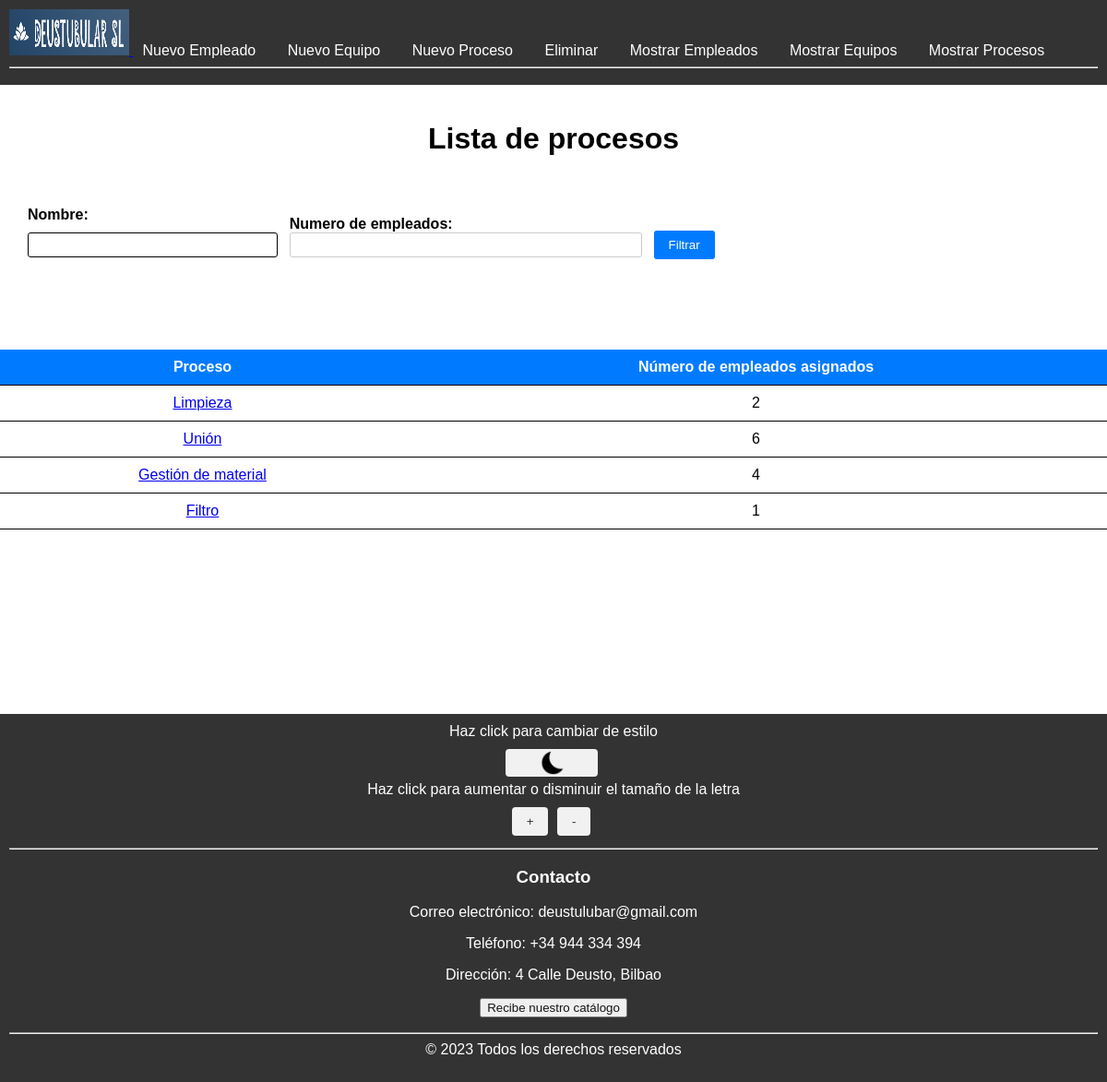
The app's page /procesos, older data.
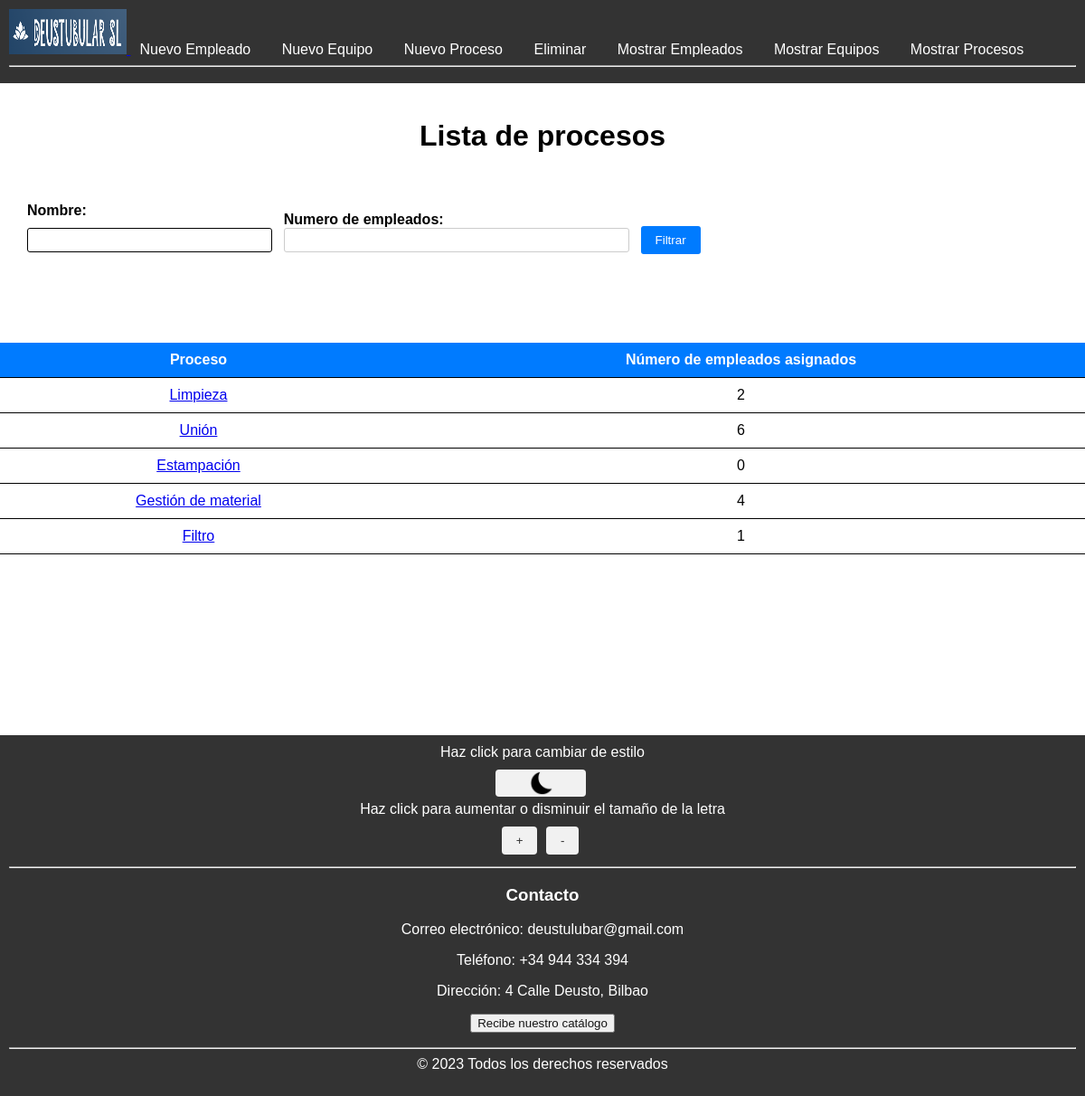
The same page, newer data.
### DeustubularSL_app/models.py (models this page shows, shortened)
class proceso (models.Model):
    nombre = models.CharField(max_length = 150)
    ordenFabricacion = models.IntegerField(default=0)
    codigoProceso = models.IntegerField(default=0)
    referencia = models.ForeignKey(Referencia, on_delete=models.CASCADE)
    fechaIni = models.DateTimeField(default=datetime.datetime.today)
    fechaFin = models.DateTimeField(default=datetime.datetime.today)
    FKidEquipo = models.ForeignKey (equipo, on_delete = models.CASCADE, related_name='procesos')

### DeustubularSL_app/views.py (the view)
# urls.py: path('procesos', views.listar_procesos, name='listar_proceso'),
def listar_procesos(request):
    procesos = proceso.objects.annotate(num_empleados=Count('empleado'))
    context = {'procesos': procesos}
    return render(request, 'DeustubularSL_app/proceso_mostrar.html', context)

### DeustubularSL_app/templates/DeustubularSL_app/proceso_mostrar.html (shortened to what this page needs)
{% extends 'base.html' %}
{% block contenido %}
<h1>Lista de procesos</h1>
<form method="GET" action="{% url 'filtrar_procesos' %}" class="filtro-form">
  <div class="form-group">
    <label for="nombre">Nombre:</label>
    <input type="text" name="nombre" id="nombre" class="form-control">
  </div>
  <div class="form-group">
    <label for="num_empleados">Numero de empleados:</label>
    <input type="number" name="num_empleados" id="num_empleados" class="form-control">
  </div>
  <button type="submit" class="btn btn-primary">Filtrar</button>
</form>
<table>
  <thead>
    <tr>
      <th>Proceso</th>
      <th>Número de empleados asignados</th>
    </tr>
  </thead>
  <tbody>
    {% for proceso in procesos %}
    <tr>
      <td><a href="{% url 'detalle_proceso' proceso.id %}">{{ proceso.nombre }}</a></td>
      <td>{{ proceso.num_empleados }}</td>
    </tr>
    {% endfor %}
  </tbody>
</table>
{% endblock %}

Row changes from the older to the newer data that the page shows:
added proceso: nombre "Estampación", num_empleados "0"
